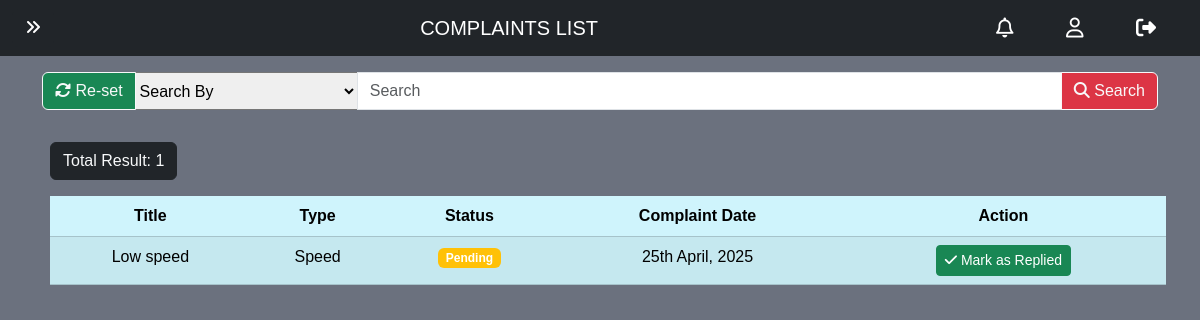
Page /complaints.php (signed in) on the committed database.
### tables this page shows
CREATE TABLE `complaint` (
  `id` varchar(50) NOT NULL,
  `title` varchar(50) DEFAULT NULL,
  `type` varchar(20) DEFAULT NULL,
  `state` varchar(10) DEFAULT NULL,
  `complaining_date` datetime DEFAULT NULL,
  `customer_id` varchar(50) DEFAULT NULL,
  `details` text,
  `comments` text
);

### complaints.php (the view, shortened to what this page needs)
<!DOCTYPE html>
<html lang="en">
<head>
    <?php include '_link_common.php'; ?>
</head>
<body>
    <?php
        $key = "all";
        $word = "";
        require '_nav_admin.php';
        require '_database_connect.php';
        $find_complaints_sql = "";
        $word = mysqli_real_escape_string($connect, $word);
        if(isset($key) && isset($word)){
            $find_complaints_sql = "SELECT
                complaint.id AS com_id,
                complaint.title AS com_title,
                complaint.type AS com_type,
                complaint.state AS com_state,
                DATE_FORMAT(complaint.complaining_date, '%D %M, %Y') AS com_date,
                customer.id AS cus_id
                FROM `complaint`
                JOIN customer ON complaint.customer_id = customer.id ";
            if($key=="all" && $word!=""){
                 $find_complaints_sql .= "WHERE CONCAT(complaint.title, complaint.type, complaint.state, customer.phone, customer.email) LIKE '%$word%'";
            } else if($key=="title" && $word!=""){
                 $find_complaints_sql .= "WHERE complaint.title LIKE '%$word%'";
            } else if($key=="state" && $word!=""){
                $find_complaints_sql .= "WHERE complaint.state LIKE '%$word%'";
            } else if($key=="type" && $word!=""){
                $find_complaints_sql .= "WHERE complaint.type LIKE '%$word%'";
            } else if($key=="cu_phone" && $word!=""){
                $find_complaints_sql .= "WHERE customer.phone LIKE '%$word%'";
            } else if($key=="cu_email" && $word!=""){
            $find_complaints_sql .= "WHERE customer.email LIKE '%$word%'";
            } else {
                $find_complaints_sql .= "WHERE 1";
            }
        }
        $find_complaints = mysqli_query($connect, $find_complaints_sql);
        $total_complaints = mysqli_num_rows($find_complaints);
    ?>
    <div class="container my-3">
        <form method="get">
            <div class="input-group">
                <button class="btn btn-success btn-outline-light" name="reset" type="submit"><i class="fa-solid fa-rotate"></i></i> Re-set</button>
                <select class="search-select" name="key" style="width: 20%;">
                    <option value="all" selected>Search By</option>
                </select>
                <input type="text" class="form-control" name="word" placeholder="Search">
                <button class="btn btn-danger btn-outline-light" name="search" type="submit"><i class="fa-solid fa-magnifying-glass"></i></i> Search</button>
            </div>
        </form>
    </div>
    <?php
        if($total_complaints>0){
            echo "
            <div class='container overflow-x-scroll mt-4'>
                <div class='num_of_res text-light btn btn-dark m-2'>
                    <h7 class='pt-2'>Total Result: $total_complaints</h7>
                </div>
                <table class='table table-info table-striped table-hover m-2 p-2 text-center'>
                    <thead>
                        <tr>
                            <th>Title</th>
                            <th>Type</th>
                            <th>Status</th>
                            <th>Complaint Date</th>
                            <th>Action</th>
                        </tr>
                    </thead>
                    <tbody>";
                for($i=0; $i<$total_complaints; $i++){
                    $com_cu = mysqli_fetch_assoc($find_complaints);
                    $button_html = "";
                    if($com_cu['com_state'] == 'Replied'){
                        $button_html = "<span class='badge bg-success'>Already Replied</span>";
                    } else {
                        $button_html = "
                            <form method='post' style='display: inline;'>
                                <input type='hidden' name='complaint_id' value='{$com_cu['com_id']}'>
                                <button type='submit' name='mark_replied' class='btn btn-success btn-sm'
                                        onclick='return confirm(\"Are you sure you want to mark this complaint as replied?\")'>
                                    <i class='fa-solid fa-check'></i> Mark as Replied
                                </button>
                            </form>
                        ";
                    }
                    echo"<tr>
                            <td>$com_cu[com_title]</td>
                            <td>$com_cu[com_type]</td>
                            <td>
                                <span class='badge " . ($com_cu['com_state'] == 'Replied' ? 'bg-success' : 'bg-warning') . "'>
                                    $com_cu[com_state]
                                </span>
                            </td>
                            <td>$com_cu[com_date]</td>
                            <td>$button_html</td>
                        </tr>";
                }
                echo"
                    </tbody>
                </table>
            </div>";;
        }
    ?>
</body>
</html>

### variables.css (style rules this page uses)
:root { --carousel-btn-color: aqua; --body-background-color: #6B717E; --login-box-width: 400px; --login-box-height: 500px; --registration-box-width: 400px; --registration-box-height: 850px; }

### all_body.css (style rules this page uses)
* { font-family: Arial, Helvetica, sans-serif; }
body { width: 100%; margin: 0; background-color: var(--body-background-color); }
html { scroll-behavior: smooth; }

### footer.css (style rules this page uses)
:root { --footer-back: black; }

### rows in the picture
complaint: title "Low speed", type "Speed", state "Pending", com_cu "25th April, 2025"

### other values in the picture
$page_name "COMPLAINTS LIST"
$total_complaints "1"
